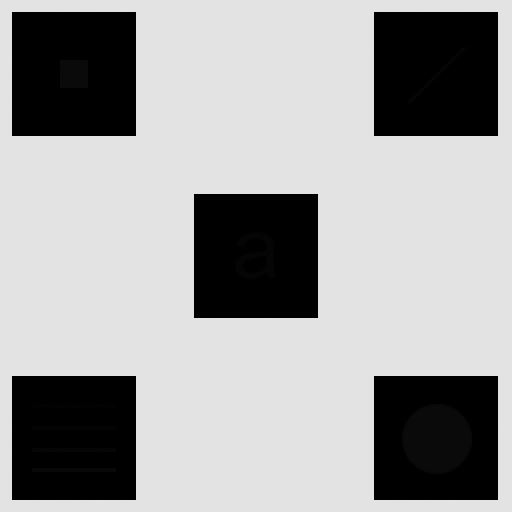
#> input picture 5to año/Procesamiento Digital de Imagenes/ipynb/Practica 2/cuadros.tif, 512 x 512 px, found by its file name
$ jupyter execute --allow-errors p2b_ej2.ipynb
#> lines starting #> are read from the running program, lines starting #| are printed output that depends on the picture
[cell 1]
import cv2
import matplotlib.pyplot as plt
import numpy as np
import os

# 1. Cargar la imagen cuadros.tif en escala de grises
# Ajustá la ruta según tu carpeta de imágenes
ruta_cuadros = '../../imagenes/cuadros.tif'
img_cuadros = cv2.imread(ruta_cuadros, cv2.IMREAD_GRAYSCALE)
#> img_cuadros is the input picture: shape (512, 512); min 0, max 228, mean 160.7

if img_cuadros is None:
    print("Error: No se encontró la imagen")
else:
    # 2. Ecualización Global
    img_global = cv2.equalizeHist(img_cuadros)
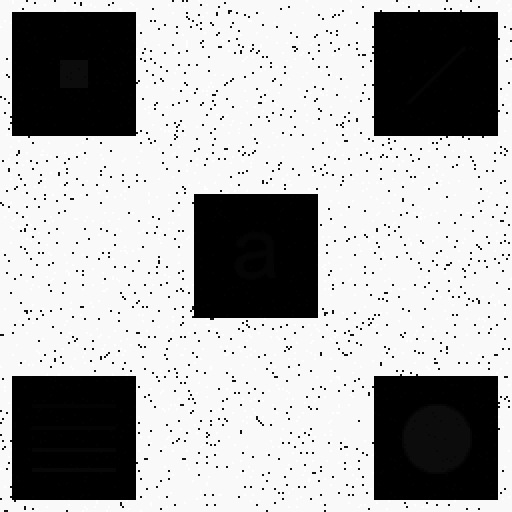
#> img_global: shape (512, 512); min 0, max 255, mean 172.2

    # 3. Ecualización Local (CLAHE)
    # tileGridSize es el tamaño de la ventana. Probamos con 8x8 y 32x32 para comparar
    clahe_8 = cv2.createCLAHE(clipLimit=2.0, tileGridSize=(8, 8))
    img_local_8 = clahe_8.apply(img_cuadros)

    clahe_32 = cv2.createCLAHE(clipLimit=2.0, tileGridSize=(32, 32))
    img_local_32 = clahe_32.apply(img_cuadros)

    # 4. Mostrar Resultados
    plt.figure(figsize=(20, 10))

    plt.subplot(2, 2, 1)
    plt.imshow(img_cuadros, cmap='gray')
    plt.title('1. Original (Detalles ocultos)')
    plt.axis('off')

    plt.subplot(2, 2, 2)
    plt.imshow(img_global, cmap='gray')
    plt.title('2. Ecualización Global (Se quema el fondo)')
    plt.axis('off')

    plt.subplot(2, 2, 3)
    plt.imshow(img_local_8, cmap='gray')
    plt.title('3. Ecualización Local (CLAHE 8x8)')
    plt.axis('off')

    plt.subplot(2, 2, 4)
    plt.imshow(img_local_32, cmap='gray')
    plt.title('4. Ecualización Local (CLAHE 32x32)')
    plt.axis('off')

    plt.tight_layout()
    plt.show()
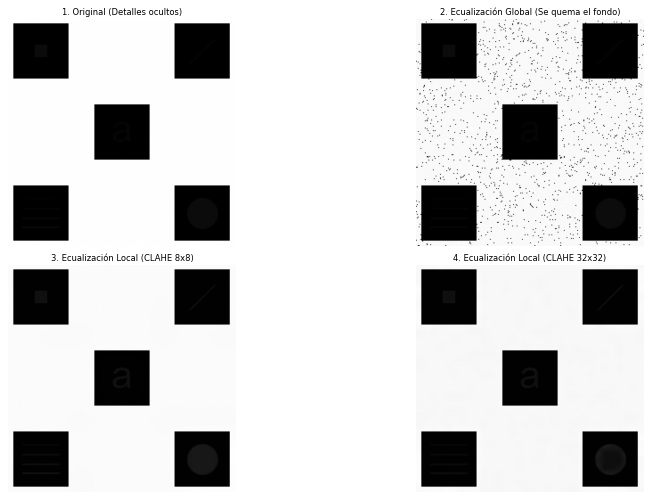
#> figure drawn by matplotlib, 4 panels
